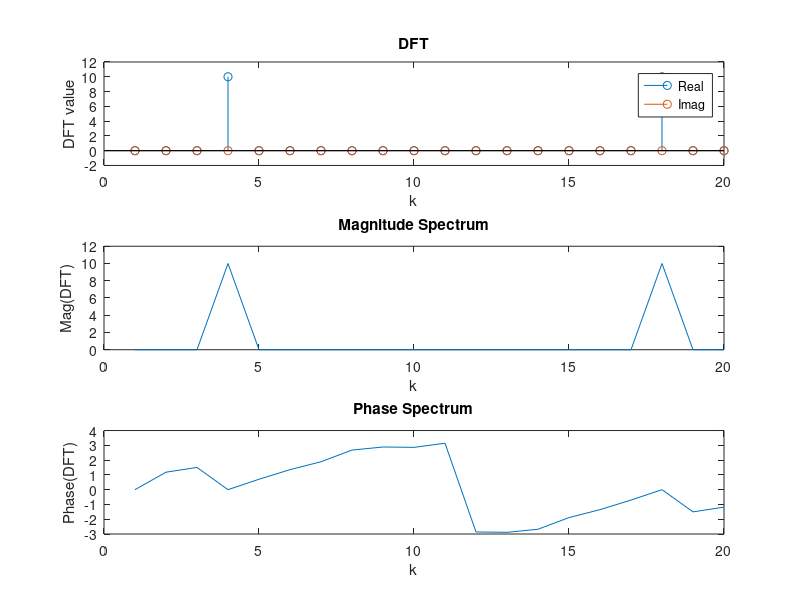

MATLAB code for this plot:
clearvars

w0 = 3*pi/10;
N = 20;
n = 0:N-1;
x = cos(w0*n);

X = fft(x, N);

figure;
subplot(3, 1, 1);
stem(real(X));
hold on;
stem(imag(X));
title("DFT");
xlabel("k");
ylabel("DFT value");
legend("Real", "Imag", "location", "northeast");
subplot(3, 1, 2);
plot(abs(X));
title("Magnitude Spectrum");
xlabel("k");
ylabel("Mag(DFT)");
subplot(3, 1, 3);
plot(angle(X));
title("Phase Spectrum");
xlabel("k");
ylabel("Phase(DFT)");
